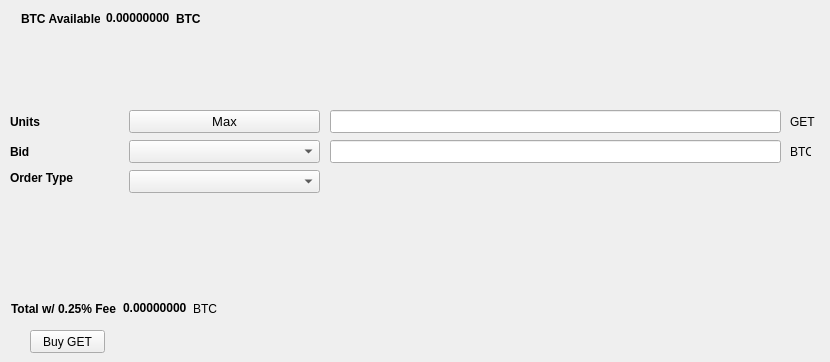
   <widget class="QWidget" name="BuyTab">
    <attribute name="title">
     <string>Buy</string>
    </attribute>
    <widget class="QPushButton" name="BuyGET">
     <property name="geometry">
      <rect>
       <x>30</x>
       <y>330</y>
       <width>75</width>
       <height>23</height>
      </rect>
     </property>
     <property name="text">
      <string>Buy GET</string>
     </property>
    </widget>
    <widget class="QLabel" name="label_3">
     <property name="geometry">
      <rect>
       <x>10</x>
       <y>110</y>
       <width>46</width>
       <height>23</height>
      </rect>
     </property>
     <property name="font">
      <font>
       <weight>75</weight>
       <bold>true</bold>
      </font>
     </property>
     <property name="text">
      <string>Units</string>
     </property>
    </widget>
    <widget class="QLineEdit" name="UnitsInput">
     <property name="geometry">
      <rect>
       <x>330</x>
       <y>110</y>
       <width>451</width>
       <height>23</height>
      </rect>
     </property>
     <property name="font">
      <font>
       <pointsize>9</pointsize>
       <weight>75</weight>
       <bold>true</bold>
      </font>
     </property>
    </widget>
    <widget class="QLineEdit" name="BuyBidPriceEdit">
     <property name="geometry">
      <rect>
       <x>330</x>
       <y>140</y>
       <width>451</width>
       <height>23</height>
      </rect>
     </property>
     <property name="font">
      <font>
       <pointsize>9</pointsize>
       <weight>75</weight>
       <bold>true</bold>
      </font>
     </property>
    </widget>
    <widget class="QLabel" name="label_4">
     <property name="geometry">
      <rect>
       <x>790</x>
       <y>110</y>
       <width>31</width>
       <height>23</height>
      </rect>
     </property>
     <property name="text">
      <string>GET</string>
     </property>
    </widget>
    <widget class="QLabel" name="label_5">
     <property name="geometry">
      <rect>
       <x>790</x>
       <y>140</y>
       <width>21</width>
       <height>23</height>
      </rect>
     </property>
     <property name="text">
      <string>BTC</string>
     </property>
    </widget>
    <widget class="QLabel" name="label_6">
     <property name="geometry">
      <rect>
       <x>10</x>
       <y>140</y>
       <width>46</width>
       <height>23</height>
      </rect>
     </property>
     <property name="font">
      <font>
       <weight>75</weight>
       <bold>true</bold>
      </font>
     </property>
     <property name="text">
      <string>Bid</string>
     </property>
    </widget>
    <widget class="QLabel" name="label_7">
     <property name="geometry">
      <rect>
       <x>10</x>
       <y>170</y>
       <width>71</width>
       <height>16</height>
      </rect>
     </property>
     <property name="font">
      <font>
       <weight>75</weight>
       <bold>true</bold>
      </font>
     </property>
     <property name="text">
      <string>Order Type</string>
     </property>
    </widget>
    <widget class="QPushButton" name="Buy_Max_Amount">
     <property name="geometry">
      <rect>
       <x>129</x>
       <y>110</y>
       <width>191</width>
       <height>23</height>
      </rect>
     </property>
     <property name="font">
      <font>
       <pointsize>10</pointsize>
      </font>
     </property>
     <property name="text">
      <string>Max</string>
     </property>
    </widget>
    <widget class="QComboBox" name="BuyBidcomboBox">
     <property name="geometry">
      <rect>
       <x>129</x>
       <y>140</y>
       <width>191</width>
       <height>23</height>
      </rect>
     </property>
     <property name="font">
      <font>
       <pointsize>10</pointsize>
      </font>
     </property>
    </widget>
    <widget class="QComboBox" name="buyOrdertypeCombo">
     <property name="geometry">
      <rect>
       <x>129</x>
       <y>170</y>
       <width>191</width>
       <height>23</height>
      </rect>
     </property>
     <property name="font">
      <font>
       <pointsize>10</pointsize>
      </font>
     </property>
    </widget>
    <widget class="QWidget" name="layoutWidget">
     <property name="geometry">
      <rect>
       <x>21</x>
       <y>11</y>
       <width>180</width>
       <height>15</height>
      </rect>
     </property>
     <layout class="QHBoxLayout" name="horizontalLayout_3">
      <item>
       <widget class="QLabel" name="label232">
        <property name="font">
         <font>
          <weight>75</weight>
          <bold>true</bold>
         </font>
        </property>
        <property name="text">
         <string>BTC Available:</string>
        </property>
       </widget>
      </item>
      <item>
       <widget class="QLabel" name="BtcAvailableLbl">
        <property name="palette">
         <palette>
          <active>
           <colorrole role="WindowText">
            <brush brushstyle="SolidPattern">
             <color alpha="255">
              <red>0</red>
              <green>0</green>
              <blue>0</blue>
             </color>
            </brush>
           </colorrole>
           <colorrole role="Button">
            <brush brushstyle="SolidPattern">
             <color alpha="255">
              <red>0</red>
              <green>170</green>
              <blue>0</blue>
             </color>
            </brush>
           </colorrole>
           <colorrole role="Light">
            <brush brushstyle="SolidPattern">
             <color alpha="255">
              <red>0</red>
              <green>255</green>
              <blue>0</blue>
             </color>
            </brush>
           </colorrole>
           <colorrole role="Midlight">
            <brush brushstyle="SolidPattern">
             <color alpha="255">
              <red>0</red>
              <green>212</green>
              <blue>0</blue>
             </color>
            </brush>
           </colorrole>
           <colorrole role="Dark">
            <brush brushstyle="SolidPattern">
             <color alpha="255">
              <red>0</red>
              <green>85</green>
              <blue>0</blue>
             </color>
            </brush>
           </colorrole>
           <colorrole role="Mid">
            <brush brushstyle="SolidPattern">
             <color alpha="255">
              <red>0</red>
              <green>113</green>
              <blue>0</blue>
             </color>
            </brush>
           </colorrole>
           <colorrole role="Text">
            <brush brushstyle="SolidPattern">
             <color alpha="255">
              <red>0</red>
              <green>170</green>
              <blue>0</blue>
             </color>
            </brush>
           </colorrole>
           <colorrole role="BrightText">
            <brush brushstyle="SolidPattern">
             <color alpha="255">
              <red>255</red>
              <green>255</green>
              <blue>255</blue>
             </color>
            </brush>
           </colorrole>
           <colorrole role="ButtonText">
            <brush brushstyle="SolidPattern">
             <color alpha="255">
              <red>0</red>
              <green>0</green>
              <blue>0</blue>
             </color>
            </brush>
           </colorrole>
           <colorrole role="Base">
            <brush brushstyle="SolidPattern">
             <color alpha="255">
              <red>255</red>
              <green>255</green>
              <blue>255</blue>
             </color>
            </brush>
           </colorrole>
           <colorrole role="Window">
            <brush brushstyle="SolidPattern">
             <color alpha="255">
              <red>0</red>
              <green>170</green>
              <blue>0</blue>
             </color>
            </brush>
           </colorrole>
           <colorrole role="Shadow">
            <brush brushstyle="SolidPattern">
             <color alpha="255">
              <red>0</red>
              <green>0</green>
              <blue>0</blue>
             </color>
            </brush>
           </colorrole>
           <colorrole role="AlternateBase">
            <brush brushstyle="SolidPattern">
             <color alpha="255">
              <red>127</red>
              <green>212</green>
              <blue>127</blue>
             </color>
            </brush>
           </colorrole>
           <colorrole role="ToolTipBase">
            <brush brushstyle="SolidPattern">
             <color alpha="255">
              <red>255</red>
              <green>255</green>
              <blue>220</blue>
             </color>
            </brush>
           </colorrole>
           <colorrole role="ToolTipText">
            <brush brushstyle="SolidPattern">
             <color alpha="255">
              <red>0</red>
              <green>0</green>
              <blue>0</blue>
             </color>
            </brush>
           </colorrole>
          </active>
          <inactive>
           <colorrole role="WindowText">
            <brush brushstyle="SolidPattern">
             <color alpha="255">
              <red>0</red>
              <green>0</green>
              <blue>0</blue>
             </color>
            </brush>
           </colorrole>
           <colorrole role="Button">
            <brush brushstyle="SolidPattern">
             <color alpha="255">
              <red>0</red>
              <green>170</green>
              <blue>0</blue>
             </color>
            </brush>
           </colorrole>
           <colorrole role="Light">
            <brush brushstyle="SolidPattern">
             <color alpha="255">
              <red>0</red>
              <green>255</green>
              <blue>0</blue>
             </color>
            </brush>
           </colorrole>
           <colorrole role="Midlight">
            <brush brushstyle="SolidPattern">
             <color alpha="255">
              <red>0</red>
              <green>212</green>
              <blue>0</blue>
             </color>
            </brush>
           </colorrole>
           <colorrole role="Dark">
            <brush brushstyle="SolidPattern">
             <color alpha="255">
              <red>0</red>
              <green>85</green>
              <blue>0</blue>
             </color>
            </brush>
           </colorrole>
           <colorrole role="Mid">
            <brush brushstyle="SolidPattern">
             <color alpha="255">
              <red>0</red>
              <green>113</green>
              <blue>0</blue>
             </color>
            </brush>
           </colorrole>
           <colorrole role="Text">
            <brush brushstyle="SolidPattern">
             <color alpha="255">
              <red>0</red>
              <green>170</green>
              <blue>0</blue>
             </color>
            </brush>
           </colorrole>
           <colorrole role="BrightText">
            <brush brushstyle="SolidPattern">
             <color alpha="255">
              <red>255</red>
              <green>255</green>
              <blue>255</blue>
             </color>
            </brush>
           </colorrole>
           <colorrole role="ButtonText">
            <brush brushstyle="SolidPattern">
             <color alpha="255">
              <red>0</red>
              <green>0</green>
              <blue>0</blue>
             </color>
            </brush>
           </colorrole>
           <colorrole role="Base">
            <brush brushstyle="SolidPattern">
             <color alpha="255">
              <red>255</red>
              <green>255</green>
              <blue>255</blue>
             </color>
            </brush>
           </colorrole>
           <colorrole role="Window">
            <brush brushstyle="SolidPattern">
             <color alpha="255">
              <red>0</red>
              <green>170</green>
              <blue>0</blue>
             </color>
            </brush>
           </colorrole>
           <colorrole role="Shadow">
            <brush brushstyle="SolidPattern">
             <color alpha="255">
              <red>0</red>
              <green>0</green>
              <blue>0</blue>
             </color>
            </brush>
           </colorrole>
           <colorrole role="AlternateBase">
            <brush brushstyle="SolidPattern">
             <color alpha="255">
              <red>127</red>
              <green>212</green>
              <blue>127</blue>
             </color>
            </brush>
           </colorrole>
           <colorrole role="ToolTipBase">
            <brush brushstyle="SolidPattern">
             <color alpha="255">
              <red>255</red>
              <green>255</green>
              <blue>220</blue>
             </color>
            </brush>
           </colorrole>
           <colorrole role="ToolTipText">
            <brush brushstyle="SolidPattern">
             <color alpha="255">
              <red>0</red>
              <green>0</green>
              <blue>0</blue>
             </color>
            </brush>
           </colorrole>
          </inactive>
          <disabled>
           <colorrole role="WindowText">
            <brush brushstyle="SolidPattern">
             <color alpha="255">
              <red>0</red>
              <green>85</green>
              <blue>0</blue>
             </color>
            </brush>
           </colorrole>
           <colorrole role="Button">
            <brush brushstyle="SolidPattern">
             <color alpha="255">
              <red>0</red>
              <green>170</green>
              <blue>0</blue>
             </color>
            </brush>
           </colorrole>
           <colorrole role="Light">
            <brush brushstyle="SolidPattern">
             <color alpha="255">
              <red>0</red>
              <green>255</green>
              <blue>0</blue>
             </color>
            </brush>
           </colorrole>
           <colorrole role="Midlight">
            <brush brushstyle="SolidPattern">
             <color alpha="255">
              <red>0</red>
              <green>212</green>
              <blue>0</blue>
             </color>
            </brush>
           </colorrole>
           <colorrole role="Dark">
            <brush brushstyle="SolidPattern">
             <color alpha="255">
              <red>0</red>
              <green>85</green>
              <blue>0</blue>
             </color>
            </brush>
           </colorrole>
           <colorrole role="Mid">
            <brush brushstyle="SolidPattern">
             <color alpha="255">
              <red>0</red>
              <green>113</green>
              <blue>0</blue>
             </color>
            </brush>
           </colorrole>
           <colorrole role="Text">
            <brush brushstyle="SolidPattern">
             <color alpha="255">
              <red>0</red>
              <green>85</green>
              <blue>0</blue>
             </color>
            </brush>
           </colorrole>
           <colorrole role="BrightText">
            <brush brushstyle="SolidPattern">
             <color alpha="255">
              <red>255</red>
              <green>255</green>
              <blue>255</blue>
             </color>
            </brush>
           </colorrole>
           <colorrole role="ButtonText">
            <brush brushstyle="SolidPattern">
             <color alpha="255">
              <red>0</red>
              <green>85</green>
              <blue>0</blue>
             </color>
            </brush>
           </colorrole>
           <colorrole role="Base">
            <brush brushstyle="SolidPattern">
             <color alpha="255">
              <red>0</red>
              <green>170</green>
              <blue>0</blue>
             </color>
            </brush>
           </colorrole>
           <colorrole role="Window">
            <brush brushstyle="SolidPattern">
             <color alpha="255">
              <red>0</red>
              <green>170</green>
              <blue>0</blue>
             </color>
            </brush>
           </colorrole>
           <colorrole role="Shadow">
            <brush brushstyle="SolidPattern">
             <color alpha="255">
              <red>0</red>
              <green>0</green>
              <blue>0</blue>
             </color>
            </brush>
           </colorrole>
           <colorrole role="AlternateBase">
            <brush brushstyle="SolidPattern">
             <color alpha="255">
              <red>0</red>
              <green>170</green>
              <blue>0</blue>
             </color>
            </brush>
           </colorrole>
           <colorrole role="ToolTipBase">
            <brush brushstyle="SolidPattern">
             <color alpha="255">
              <red>255</red>
              <green>255</green>
              <blue>220</blue>
             </color>
            </brush>
           </colorrole>
           <colorrole role="ToolTipText">
            <brush brushstyle="SolidPattern">
             <color alpha="255">
              <red>0</red>
              <green>0</green>
              <blue>0</blue>
             </color>
            </brush>
           </colorrole>
          </disabled>
         </palette>
        </property>
        <property name="font">
         <font>
          <weight>75</weight>
          <bold>true</bold>
         </font>
        </property>
        <property name="text">
         <string>0.00000000</string>
        </property>
        <property name="textInteractionFlags">
         <set>Qt::LinksAccessibleByMouse|Qt::TextSelectableByKeyboard|Qt::TextSelectableByMouse</set>
        </property>
       </widget>
      </item>
      <item>
       <widget class="QLabel" name="BtcAvailableLbl_2">
        <property name="font">
         <font>
          <weight>75</weight>
          <bold>true</bold>
         </font>
        </property>
        <property name="text">
         <string>BTC</string>
        </property>
       </widget>
      </item>
     </layout>
    </widget>
    <widget class="QWidget" name="layoutWidget">
     <property name="geometry">
      <rect>
       <x>11</x>
       <y>301</y>
       <width>209</width>
       <height>15</height>
      </rect>
     </property>
     <layout class="QHBoxLayout" name="horizontalLayout_4">
      <item>
       <widget class="QLabel" name="label_9">
        <property name="font">
         <font>
          <weight>75</weight>
          <bold>true</bold>
         </font>
        </property>
        <property name="text">
         <string>Total w/ 0.25% Fee</string>
        </property>
       </widget>
      </item>
      <item>
       <widget class="QLabel" name="BuyCostLabel">
        <property name="palette">
         <palette>
          <active>
           <colorrole role="WindowText">
            <brush brushstyle="SolidPattern">
             <color alpha="255">
              <red>0</red>
              <green>0</green>
              <blue>0</blue>
             </color>
            </brush>
           </colorrole>
           <colorrole role="Button">
            <brush brushstyle="SolidPattern">
             <color alpha="255">
              <red>0</red>
              <green>170</green>
              <blue>0</blue>
             </color>
            </brush>
           </colorrole>
           <colorrole role="Light">
            <brush brushstyle="SolidPattern">
             <color alpha="255">
              <red>0</red>
              <green>255</green>
              <blue>0</blue>
             </color>
            </brush>
           </colorrole>
           <colorrole role="Midlight">
            <brush brushstyle="SolidPattern">
             <color alpha="255">
              <red>0</red>
              <green>212</green>
              <blue>0</blue>
             </color>
            </brush>
           </colorrole>
           <colorrole role="Dark">
            <brush brushstyle="SolidPattern">
             <color alpha="255">
              <red>0</red>
              <green>85</green>
              <blue>0</blue>
             </color>
            </brush>
           </colorrole>
           <colorrole role="Mid">
            <brush brushstyle="SolidPattern">
             <color alpha="255">
              <red>0</red>
              <green>113</green>
              <blue>0</blue>
             </color>
            </brush>
           </colorrole>
           <colorrole role="Text">
            <brush brushstyle="SolidPattern">
             <color alpha="255">
              <red>0</red>
              <green>170</green>
              <blue>0</blue>
             </color>
            </brush>
           </colorrole>
           <colorrole role="BrightText">
            <brush brushstyle="SolidPattern">
             <color alpha="255">
              <red>255</red>
              <green>255</green>
              <blue>255</blue>
             </color>
            </brush>
           </colorrole>
           <colorrole role="ButtonText">
            <brush brushstyle="SolidPattern">
             <color alpha="255">
              <red>0</red>
              <green>0</green>
              <blue>0</blue>
             </color>
            </brush>
           </colorrole>
           <colorrole role="Base">
            <brush brushstyle="SolidPattern">
             <color alpha="255">
              <red>255</red>
              <green>255</green>
              <blue>255</blue>
             </color>
            </brush>
           </colorrole>
           <colorrole role="Window">
            <brush brushstyle="SolidPattern">
             <color alpha="255">
              <red>0</red>
              <green>170</green>
              <blue>0</blue>
             </color>
            </brush>
           </colorrole>
           <colorrole role="Shadow">
            <brush brushstyle="SolidPattern">
             <color alpha="255">
              <red>0</red>
              <green>0</green>
              <blue>0</blue>
             </color>
            </brush>
           </colorrole>
           <colorrole role="AlternateBase">
            <brush brushstyle="SolidPattern">
             <color alpha="255">
              <red>127</red>
              <green>212</green>
              <blue>127</blue>
             </color>
            </brush>
           </colorrole>
           <colorrole role="ToolTipBase">
            <brush brushstyle="SolidPattern">
             <color alpha="255">
              <red>255</red>
              <green>255</green>
              <blue>220</blue>
             </color>
            </brush>
           </colorrole>
           <colorrole role="ToolTipText">
            <brush brushstyle="SolidPattern">
             <color alpha="255">
              <red>0</red>
              <green>0</green>
              <blue>0</blue>
             </color>
            </brush>
           </colorrole>
          </active>
          <inactive>
           <colorrole role="WindowText">
            <brush brushstyle="SolidPattern">
             <color alpha="255">
              <red>0</red>
              <green>0</green>
              <blue>0</blue>
             </color>
            </brush>
           </colorrole>
           <colorrole role="Button">
            <brush brushstyle="SolidPattern">
             <color alpha="255">
              <red>0</red>
              <green>170</green>
              <blue>0</blue>
             </color>
            </brush>
           </colorrole>
           <colorrole role="Light">
            <brush brushstyle="SolidPattern">
             <color alpha="255">
              <red>0</red>
              <green>255</green>
              <blue>0</blue>
             </color>
            </brush>
           </colorrole>
           <colorrole role="Midlight">
            <brush brushstyle="SolidPattern">
             <color alpha="255">
              <red>0</red>
              <green>212</green>
              <blue>0</blue>
             </color>
            </brush>
           </colorrole>
           <colorrole role="Dark">
            <brush brushstyle="SolidPattern">
             <color alpha="255">
              <red>0</red>
              <green>85</green>
              <blue>0</blue>
             </color>
            </brush>
           </colorrole>
           <colorrole role="Mid">
            <brush brushstyle="SolidPattern">
             <color alpha="255">
              <red>0</red>
              <green>113</green>
              <blue>0</blue>
             </color>
            </brush>
           </colorrole>
           <colorrole role="Text">
            <brush brushstyle="SolidPattern">
             <color alpha="255">
              <red>0</red>
              <green>170</green>
              <blue>0</blue>
             </color>
            </brush>
           </colorrole>
           <colorrole role="BrightText">
            <brush brushstyle="SolidPattern">
             <color alpha="255">
              <red>255</red>
              <green>255</green>
              <blue>255</blue>
             </color>
            </brush>
           </colorrole>
           <colorrole role="ButtonText">
            <brush brushstyle="SolidPattern">
             <color alpha="255">
              <red>0</red>
              <green>0</green>
              <blue>0</blue>
             </color>
            </brush>
           </colorrole>
           <colorrole role="Base">
            <brush brushstyle="SolidPattern">
             <color alpha="255">
              <red>255</red>
              <green>255</green>
              <blue>255</blue>
             </color>
            </brush>
           </colorrole>
           <colorrole role="Window">
            <brush brushstyle="SolidPattern">
             <color alpha="255">
              <red>0</red>
              <green>170</green>
              <blue>0</blue>
             </color>
            </brush>
           </colorrole>
           <colorrole role="Shadow">
            <brush brushstyle="SolidPattern">
             <color alpha="255">
              <red>0</red>
              <green>0</green>
              <blue>0</blue>
             </color>
            </brush>
           </colorrole>
           <colorrole role="AlternateBase">
            <brush brushstyle="SolidPattern">
             <color alpha="255">
              <red>127</red>
              <green>212</green>
              <blue>127</blue>
             </color>
            </brush>
           </colorrole>
           <colorrole role="ToolTipBase">
            <brush brushstyle="SolidPattern">
             <color alpha="255">
              <red>255</red>
              <green>255</green>
              <blue>220</blue>
             </color>
            </brush>
           </colorrole>
           <colorrole role="ToolTipText">
            <brush brushstyle="SolidPattern">
             <color alpha="255">
              <red>0</red>
              <green>0</green>
              <blue>0</blue>
             </color>
            </brush>
           </colorrole>
          </inactive>
          <disabled>
           <colorrole role="WindowText">
            <brush brushstyle="SolidPattern">
             <color alpha="255">
              <red>0</red>
              <green>85</green>
              <blue>0</blue>
             </color>
            </brush>
           </colorrole>
           <colorrole role="Button">
            <brush brushstyle="SolidPattern">
             <color alpha="255">
              <red>0</red>
              <green>170</green>
              <blue>0</blue>
             </color>
            </brush>
           </colorrole>
           <colorrole role="Light">
            <brush brushstyle="SolidPattern">
             <color alpha="255">
              <red>0</red>
              <green>255</green>
              <blue>0</blue>
             </color>
            </brush>
           </colorrole>
           <colorrole role="Midlight">
            <brush brushstyle="SolidPattern">
             <color alpha="255">
              <red>0</red>
              <green>212</green>
              <blue>0</blue>
             </color>
            </brush>
           </colorrole>
           <colorrole role="Dark">
            <brush brushstyle="SolidPattern">
             <color alpha="255">
              <red>0</red>
              <green>85</green>
              <blue>0</blue>
             </color>
            </brush>
           </colorrole>
           <colorrole role="Mid">
            <brush brushstyle="SolidPattern">
             <color alpha="255">
              <red>0</red>
              <green>113</green>
              <blue>0</blue>
             </color>
            </brush>
           </colorrole>
           <colorrole role="Text">
            <brush brushstyle="SolidPattern">
             <color alpha="255">
              <red>0</red>
              <green>85</green>
              <blue>0</blue>
             </color>
            </brush>
           </colorrole>
           <colorrole role="BrightText">
            <brush brushstyle="SolidPattern">
             <color alpha="255">
              <red>255</red>
              <green>255</green>
              <blue>255</blue>
             </color>
            </brush>
           </colorrole>
           <colorrole role="ButtonText">
            <brush brushstyle="SolidPattern">
             <color alpha="255">
              <red>0</red>
              <green>85</green>
              <blue>0</blue>
             </color>
            </brush>
           </colorrole>
           <colorrole role="Base">
            <brush brushstyle="SolidPattern">
             <color alpha="255">
              <red>0</red>
              <green>170</green>
              <blue>0</blue>
             </color>
            </brush>
           </colorrole>
           <colorrole role="Window">
            <brush brushstyle="SolidPattern">
             <color alpha="255">
              <red>0</red>
              <green>170</green>
              <blue>0</blue>
             </color>
            </brush>
           </colorrole>
           <colorrole role="Shadow">
            <brush brushstyle="SolidPattern">
             <color alpha="255">
              <red>0</red>
              <green>0</green>
              <blue>0</blue>
             </color>
            </brush>
           </colorrole>
           <colorrole role="AlternateBase">
            <brush brushstyle="SolidPattern">
             <color alpha="255">
              <red>0</red>
              <green>170</green>
              <blue>0</blue>
             </color>
            </brush>
           </colorrole>
           <colorrole role="ToolTipBase">
            <brush brushstyle="SolidPattern">
             <color alpha="255">
              <red>255</red>
              <green>255</green>
              <blue>220</blue>
             </color>
            </brush>
           </colorrole>
           <colorrole role="ToolTipText">
            <brush brushstyle="SolidPattern">
             <color alpha="255">
              <red>0</red>
              <green>0</green>
              <blue>0</blue>
             </color>
            </brush>
           </colorrole>
          </disabled>
         </palette>
        </property>
        <property name="font">
         <font>
          <weight>75</weight>
          <bold>true</bold>
         </font>
        </property>
        <property name="autoFillBackground">
         <bool>false</bool>
        </property>
        <property name="text">
         <string>0.00000000</string>
        </property>
        <property name="textInteractionFlags">
         <set>Qt::LinksAccessibleByMouse|Qt::TextSelectableByMouse</set>
        </property>
       </widget>
      </item>
      <item>
       <widget class="QLabel" name="label_10">
        <property name="font">
         <font>
          <weight>50</weight>
          <bold>false</bold>
         </font>
        </property>
        <property name="text">
         <string>BTC</string>
        </property>
       </widget>
      </item>
     </layout>
    </widget>
   </widget>
